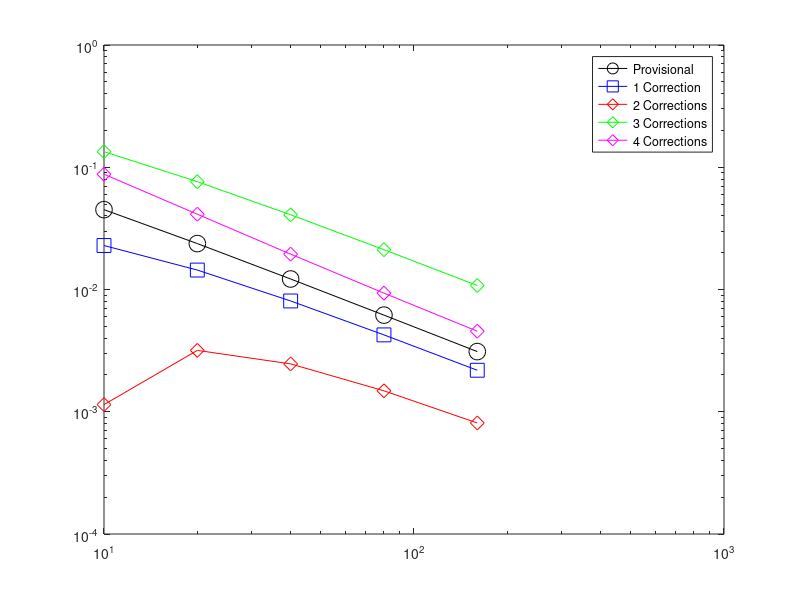

MATLAB code for this plot:
clear all
close all
for i=1:5
    N(i)=10*2^(i-1);
end

for j=1:5
    n=N(j);
    a=0;b=1;
    h=(b-a)/n;
    t=a:h:b;
    F=@(t,y) t; % dy/dx=t
    exact=0.5*t.^2 +1;
    y(1)=1;
    
    for i=2:(n+1)
 
        y(i)=y(i-1)+h*F(t(i-1), y(i-1)); %Euler steps
        
    end

    Cs=spline(t, y);
    P=ppval(Cs, t); % Polynomial
    deCs=fnder(Cs);
    deP=ppval(deCs, t); % Derivative of the Polynomial
    yprime=deP;
    Ef=@(yprime, t, y, E) (t+E)-yprime;
    E(1)=0;
    ynew(1)=1.0;
 
    for i=2:n+1
        E(i) = E(i-1)+h*Ef(yprime(i-1), t(i-1), y(i-1), E(i-1)); %Euler steps
        ynew(i)=y(i)+E(i);
    end

    y2=ynew;
    y1=y;
    y=ynew;
    Cs=spline(t, y');
    P=ppval(Cs, t); % Polynomial
    deCs=fnder(Cs);
    deP=ppval(deCs, t); % Derivative of the Polynomial
    yprime=deP;

    Ef=@(yprime, t, y, E) (t+E)-yprime;
    E(1)=0;
    ynew(1)=1;
    for i=2:n+1
        E(i) = E(i-1)+h*Ef(yprime(i-1), t(i-1), y(i-1), E(i-1)); %Euler steps
        ynew(i)=y(i)+E(i);
    end

    y3=ynew;
    y=ynew;
    Cs=spline(t, y');
    P=ppval(Cs, t); % Polynomial
    deCs=fnder(Cs);
    deP=ppval(deCs, t); % Derivative of the Polynomial
    yprime=deP';

    Ef=@(yprime, t, y, E) (t+E)-yprime;

    E(1)=0;
    ynew(1)=1;
 
    for i=2:n+1
        
        E(i) = E(i-1)+h*Ef(yprime(i-1), t(i), y(i-1), E(i-1)); %Euler steps
        ynew(i)=y(i)+E(i);
    end
    y4=ynew;
    y=ynew;
    Cs=spline(t, y');
    P=ppval(Cs, t); % Polynomial
    deCs=fnder(Cs);
    deP=ppval(deCs, t); % Derivative of the Polynomial
    yprime=deP';

    Ef=@(yprime, t, y, E) (t+E)-yprime;

    E(1)=0;
    ynew(1)=1;
    
    for i=2:n+1
        
        E(i) = E(i-1)+h*Ef(yprime(i-1), t(i), y(i-1), E(i-1)); %Euler steps
        ynew(i)=y(i)+E(i);
    end
    y5=ynew;

    err1(j)=norm(exact(n)-y1(n));
    err2(j)=norm(exact(n)-y2(n));
    err3(j)=norm(exact(n)-y3(n));
    err4(j)=norm(exact(n)-y4(n));
    err5(j)=norm(exact(n)-y5(n));
end
clf
loglog(N, err1, '-ko','MarkerSize',12);
hold on
loglog(N, err2, '-sb', 'MarkerSize', 10);
loglog(N, err3, '-dr', 'MarkerSize', 10);
loglog(N, err4, '-dg', 'MarkerSize', 10);
loglog(N, err5, '-dm', 'MarkerSize', 10);
legend('Provisional', '1 Correction', '2 Corrections', '3 Corrections', '4 Corrections')
% p=polyfit(log(N'),log(err2),1);
% slope = p(1)

